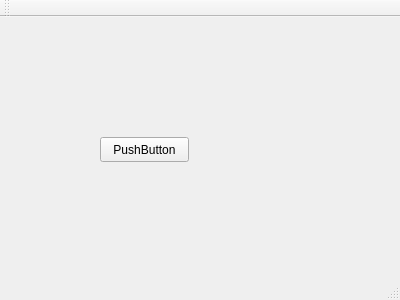
<?xml version="1.0" encoding="UTF-8"?>
<ui version="4.0">
 <class>MainWindow</class>
 <widget class="QMainWindow" name="MainWindow">
  <property name="geometry">
   <rect>
    <x>0</x>
    <y>0</y>
    <width>400</width>
    <height>300</height>
   </rect>
  </property>
  <property name="windowTitle">
   <string>MainWindow</string>
  </property>
  <widget class="QWidget" name="centralWidget">
   <widget class="QPushButton" name="pushButton">
    <property name="geometry">
     <rect>
      <x>100</x>
      <y>120</y>
      <width>89</width>
      <height>25</height>
     </rect>
    </property>
    <property name="text">
     <string>PushButton</string>
    </property>
   </widget>
  </widget>
  <widget class="QMenuBar" name="menuBar">
   <property name="geometry">
    <rect>
     <x>0</x>
     <y>0</y>
     <width>400</width>
     <height>22</height>
    </rect>
   </property>
  </widget>
  <widget class="QToolBar" name="mainToolBar">
   <attribute name="toolBarArea">
    <enum>TopToolBarArea</enum>
   </attribute>
   <attribute name="toolBarBreak">
    <bool>false</bool>
   </attribute>
  </widget>
  <widget class="QStatusBar" name="statusBar"/>
 </widget>
 <layoutdefault spacing="6" margin="11"/>
 <resources/>
 <connections/>
</ui>
